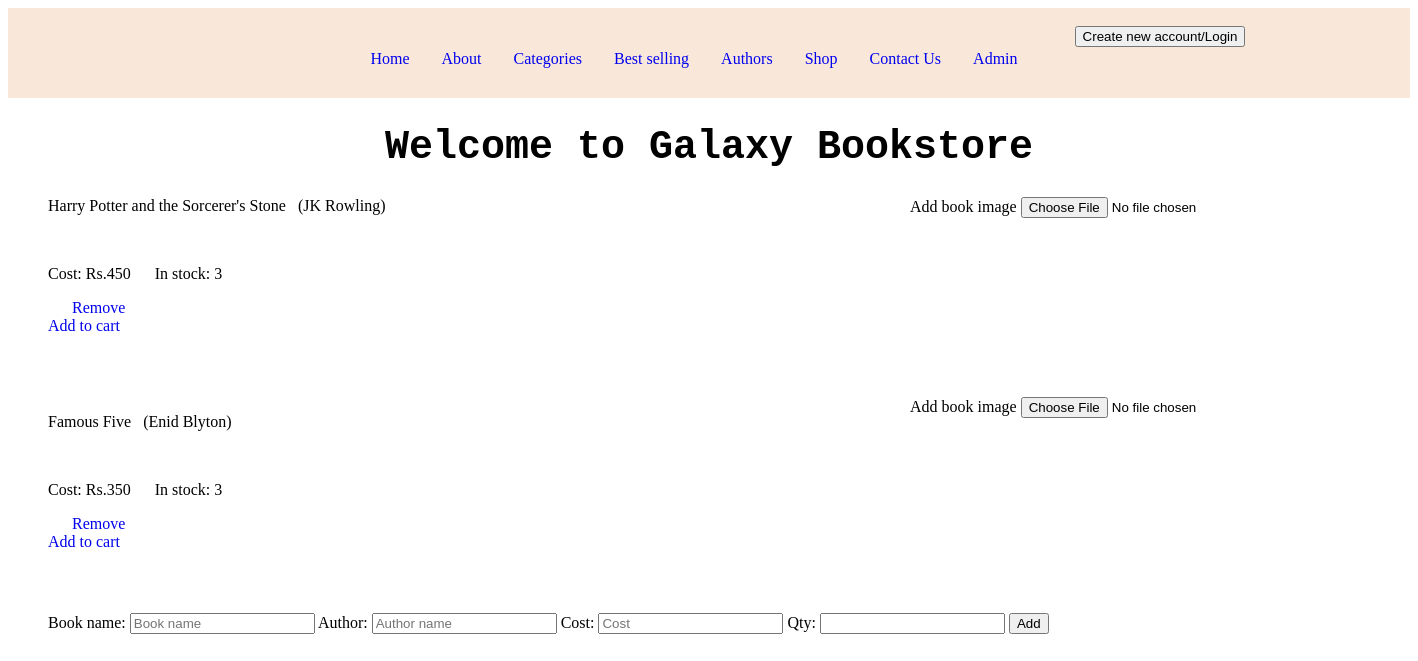
Page /shop on the committed database.
### store/models.py (models this page shows)
class books(models.Model):
    bname=models.CharField(max_length=50)
    author=models.CharField(max_length=50)
    price=models.IntegerField()
    qty=models.IntegerField()
    class Meta:
        db_table="books"

### store/views.py (the view)
# urls.py: path('shop',views.shop),
def shop(request):
    b=books.objects.all()
    return render(request,'shop.html',{'k':b})

### store/templates/shop.html (shortened to what this page needs)
<html>
    <body>
        <div id="head">
            <br>
            <div class="right">
                <center><a href="login"><button>Create new account/Login</button></a></center>
            </div>
            <div class="left">
                <center>
                    <table>
                        <tr>
                            <td><center><a href="home">Home &nbsp;&nbsp;&nbsp;&nbsp;&nbsp;&nbsp;</a></center></td>
                            <td><center><a href="about">About &nbsp;&nbsp;&nbsp;&nbsp;&nbsp;&nbsp;</a></center></td>
                            <td><center><a href="categories">Categories &nbsp;&nbsp;&nbsp;&nbsp;&nbsp;&nbsp;</a></center></td>
                            <td><center><a href="best">Best selling &nbsp;&nbsp;&nbsp;&nbsp;&nbsp;&nbsp;</a></center></td>
                            <td><center><a href="author">Authors &nbsp;&nbsp;&nbsp;&nbsp;&nbsp;&nbsp;</a></center></td>
                            <td><center><a href="shop">Shop &nbsp;&nbsp;&nbsp;&nbsp;&nbsp;&nbsp;</a></center></td>
                            <td><center><a href="contact">Contact Us &nbsp;&nbsp;&nbsp;&nbsp;&nbsp;&nbsp;</a></center></td>
                            <td><center><a href="admin">Admin &nbsp;&nbsp;&nbsp;&nbsp;&nbsp;&nbsp;</a></center></td>
                        </tr>
                    </table>
                </center>
            </div>
        </div>
        <center><h1 style="font-family: 'Courier New', Courier, monospace; color: black; font-size:40;"><b>Welcome to Galaxy Bookstore</b></h1></center>
        {% for i in k%}
        <div class="igsize">
            <label for="input-file">Add book image</label>
            <input type="file" accept="image/jpeg, image/png, image/jpg" id="input-file"><br>
        </div>
        <div class="size" style="margin-left: 40px;">
            <p>{{i.bname}}&nbsp;&nbsp;&nbsp;({{i.author}})</p>&nbsp;&nbsp;&nbsp;&nbsp;&nbsp;&nbsp;<p>Cost: Rs.{{i.price}}&nbsp;&nbsp;&nbsp;&nbsp;&nbsp;&nbsp;In stock: {{i.qty}}</p>&nbsp;&nbsp;&nbsp;&nbsp;&nbsp;&nbsp;<a href="remove/{{i.id}}">Remove</a><br><a href="cart">Add to cart</a><br>
        </div>
        {% endfor %}
        <form style="margin-left: 40px;" action="boo">
            <label>Book name: </label><input type="text" placeholder="Book name" name="name">
            <label>Author: </label><input type="text" placeholder="Author name" name="auth">
            <label>Cost: </label><input type="number" placeholder="Cost" name="cost">
            <label>Qty: </label><input type="number" name="qty">
            <button>Add</button>
        </form>
    </body>
</html>

### store/templates/shop.html (style rules this page uses)
#head { width:auto; height:90px; background-color: rgb(249, 232, 218); }
.right { width: 500px; background-color: rgb(249, 232, 218); float:right; }
.left { width: 1400px; background-color: rgb(249, 232, 218); float:left; }
a { text-decoration: none; }
.size { width: 500px; height: 200px; }
.igsize { width: 500px; height: 200px; float: right; }

### rows in the picture
books: bname "Harry Potter and the Sorcerer's Stone", author "JK Rowling", price "450", qty "3"
books: bname "Famous Five", author "Enid Blyton", price "350", qty "3"
